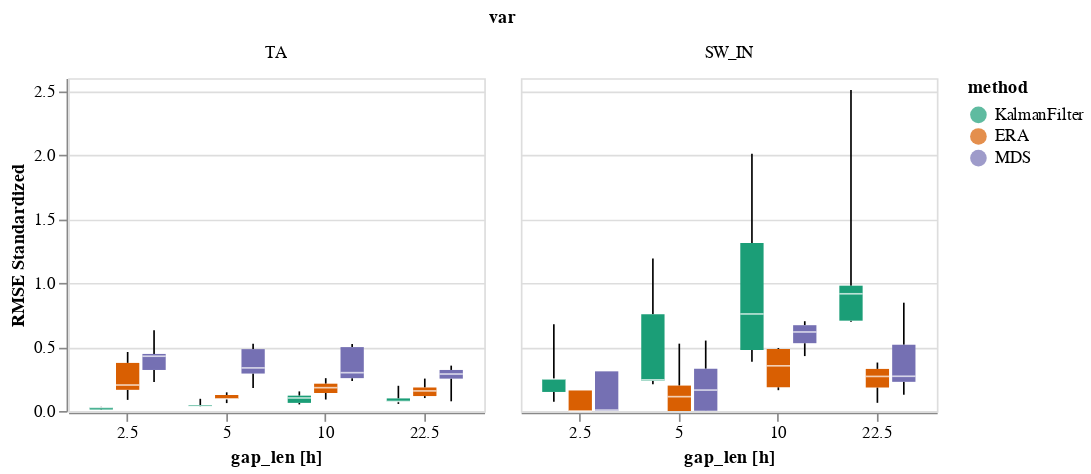

The cell this chart's notebook holds for it:
### Code cell
the_plot_stand2(data_results)

### Figure 1 — Vega-Lite specification as saved in the notebook (floating-point values rounded to 4 significant figures)
{"config": {"view": {"continuousWidth": 300, "continuousHeight": 300}}, "data": {"name": "data-9a5b4a35b5363ec98063dcc5ec299212"}, "facet": {"field": "var", "sort": ["TA", "SW_IN", "LW_IN", "VPD", "WS", "PA", "P"], "type": "ordinal"}, "spec": {"mark": {"type": "boxplot", "extent": "min-max"}, "encoding": {"color": {"field": "method", "scale": {"domain": ["KalmanFilter", "ERA", "MDS"], "scheme": "dark2"}, "type": "nominal"}, "x": {"axis": {"labelAngle": 0}, "field": "gap_len", "title": "gap_len [h]", "type": "nominal"}, "xOffset": {"field": "method", "scale": {"domain": ["KalmanFilter", "ERA", "MDS"]}, "sort": ["KalmanFilter", "ERA", "MDS"], "type": "ordinal"}, "y": {"axis": {"grid": true}, "field": "rmse_norm", "title": "RMSE Standardized", "type": "quantitative"}}, "height": 200, "width": 250}, "columns": 3, "$schema": "https://vega.github.io/schema/vega-lite/v5.2.0.json", "datasets": {"data-9a5b4a35b5363ec98063dcc5ec299212": [{"method": "KalmanFilter", "var": "TA", "gap_len": 2.5, "idx_rep": 0, "rmse": 0.2183, "rmse_norm": 0.02754}, {"method": "KalmanFilter", "var": "TA", "gap_len": 2.5, "idx_rep": 1, "rmse": 0.2589, "rmse_norm": 0.03267}, {"method": "KalmanFilter", "var": "TA", "gap_len": 2.5, "idx_rep": 2, "rmse": 0.09277, "rmse_norm": 0.01171}, {"method": "KalmanFilter", "var": "TA", "gap_len": 2.5, "idx_rep": 3, "rmse": 0.07547, "rmse_norm": 0.009523}, {"method": "KalmanFilter", "var": "TA", "gap_len": 2.5, "idx_rep": 4, "rmse": 0.2206, "rmse_norm": 0.02784}, {"method": "ERA", "var": "TA", "gap_len": 2.5, "idx_rep": 0, "rmse": 1.312, "rmse_norm": 0.1656}, {"method": "ERA", "var": "TA", "gap_len": 2.5, "idx_rep": 1, "rmse": 1.609, "rmse_norm": 0.203}, {"method": "ERA", "var": "TA", "gap_len": 2.5, "idx_rep": 2, "rmse": 3.655, "rmse_norm": 0.4612}, {"method": "ERA", "var": "TA", "gap_len": 2.5, "idx_rep": 3, "rmse": 0.6886, "rmse_norm": 0.08689}, {"method": "ERA", "var": "TA", "gap_len": 2.5, "idx_rep": 4, "rmse": 2.978, "rmse_norm": 0.3757}, {"method": "MDS", "var": "TA", "gap_len": 2.5, "idx_rep": 0, "rmse": 3.533, "rmse_norm": 0.4459}, {"method": "MDS", "var": "TA", "gap_len": 2.5, "idx_rep": 1, "rmse": 4.999, "rmse_norm": 0.6309}, {"method": "MDS", "var": "TA", "gap_len": 2.5, "idx_rep": 2, "rmse": 1.798, "rmse_norm": 0.2269}, {"method": "MDS", "var": "TA", "gap_len": 2.5, "idx_rep": 3, "rmse": 2.541, "rmse_norm": 0.3207}, {"method": "MDS", "var": "TA", "gap_len": 2.5, "idx_rep": 4, "rmse": 3.392, "rmse_norm": 0.4281}, {"method": "KalmanFilter", "var": "TA", "gap_len": 5.0, "idx_rep": 0, "rmse": 0.7558, "rmse_norm": 0.09537}, {"method": "KalmanFilter", "var": "TA", "gap_len": 5.0, "idx_rep": 1, "rmse": 0.2535, "rmse_norm": 0.03199}, {"method": "KalmanFilter", "var": "TA", "gap_len": 5.0, "idx_rep": 2, "rmse": 0.297, "rmse_norm": 0.03748}, {"method": "KalmanFilter", "var": "TA", "gap_len": 5.0, "idx_rep": 3, "rmse": 0.2997, "rmse_norm": 0.03781}, {"method": "KalmanFilter", "var": "TA", "gap_len": 5.0, "idx_rep": 4, "rmse": 0.3707, "rmse_norm": 0.04678}, {"method": "ERA", "var": "TA", "gap_len": 5.0, "idx_rep": 0, "rmse": 0.7428, "rmse_norm": 0.09373}, {"method": "ERA", "var": "TA", "gap_len": 5.0, "idx_rep": 1, "rmse": 1.156, "rmse_norm": 0.1459}, {"method": "ERA", "var": "TA", "gap_len": 5.0, "idx_rep": 2, "rmse": 0.7557, "rmse_norm": 0.09536}, {"method": "ERA", "var": "TA", "gap_len": 5.0, "idx_rep": 3, "rmse": 0.9922, "rmse_norm": 0.1252}, {"method": "ERA", "var": "TA", "gap_len": 5.0, "idx_rep": 4, "rmse": 0.4908, "rmse_norm": 0.06193}, {"method": "MDS", "var": "TA", "gap_len": 5.0, "idx_rep": 0, "rmse": 2.319, "rmse_norm": 0.2927}, {"method": "MDS", "var": "TA", "gap_len": 5.0, "idx_rep": 1, "rmse": 2.669, "rmse_norm": 0.3368}, {"method": "MDS", "var": "TA", "gap_len": 5.0, "idx_rep": 2, "rmse": 3.83, "rmse_norm": 0.4833}, {"method": "MDS", "var": "TA", "gap_len": 5.0, "idx_rep": 3, "rmse": 4.159, "rmse_norm": 0.5248}, {"method": "MDS", "var": "TA", "gap_len": 5.0, "idx_rep": 4, "rmse": 1.431, "rmse_norm": 0.1806}, {"method": "KalmanFilter", "var": "TA", "gap_len": 10.0, "idx_rep": 0, "rmse": 1.214, "rmse_norm": 0.1532}, {"method": "KalmanFilter", "var": "TA", "gap_len": 10.0, "idx_rep": 1, "rmse": 0.4086, "rmse_norm": 0.05156}, {"method": "KalmanFilter", "var": "TA", "gap_len": 10.0, "idx_rep": 2, "rmse": 0.8069, "rmse_norm": 0.1018}, {"method": "KalmanFilter", "var": "TA", "gap_len": 10.0, "idx_rep": 3, "rmse": 0.9503, "rmse_norm": 0.1199}, {"method": "KalmanFilter", "var": "TA", "gap_len": 10.0, "idx_rep": 4, "rmse": 0.5034, "rmse_norm": 0.06353}, {"method": "ERA", "var": "TA", "gap_len": 10.0, "idx_rep": 0, "rmse": 0.7116, "rmse_norm": 0.0898}, {"method": "ERA", "var": "TA", "gap_len": 10.0, "idx_rep": 1, "rmse": 1.444, "rmse_norm": 0.1823}, {"method": "ERA", "var": "TA", "gap_len": 10.0, "idx_rep": 2, "rmse": 2.033, "rmse_norm": 0.2565}, {"method": "ERA", "var": "TA", "gap_len": 10.0, "idx_rep": 3, "rmse": 1.691, "rmse_norm": 0.2133}, {"method": "ERA", "var": "TA", "gap_len": 10.0, "idx_rep": 4, "rmse": 1.116, "rmse_norm": 0.1409}, {"method": "MDS", "var": "TA", "gap_len": 10.0, "idx_rep": 0, "rmse": 4.151, "rmse_norm": 0.5239}, {"method": "MDS", "var": "TA", "gap_len": 10.0, "idx_rep": 1, "rmse": 2.035, "rmse_norm": 0.2568}, {"method": "MDS", "var": "TA", "gap_len": 10.0, "idx_rep": 2, "rmse": 1.864, "rmse_norm": 0.2352}, {"method": "MDS", "var": "TA", "gap_len": 10.0, "idx_rep": 3, "rmse": 3.956, "rmse_norm": 0.4992}, {"method": "MDS", "var": "TA", "gap_len": 10.0, "idx_rep": 4, "rmse": 2.373, "rmse_norm": 0.2994}, {"method": "KalmanFilter", "var": "TA", "gap_len": 22.5, "idx_rep": 0, "rmse": 1.562, "rmse_norm": 0.1971}, {"method": "KalmanFilter", "var": "TA", "gap_len": 22.5, "idx_rep": 1, "rmse": 0.4389, "rmse_norm": 0.05539}, {"method": "KalmanFilter", "var": "TA", "gap_len": 22.5, "idx_rep": 2, "rmse": 0.7794, "rmse_norm": 0.09836}, {"method": "KalmanFilter", "var": "TA", "gap_len": 22.5, "idx_rep": 3, "rmse": 0.5904, "rmse_norm": 0.07451}, {"method": "KalmanFilter", "var": "TA", "gap_len": 22.5, "idx_rep": 4, "rmse": 0.5896, "rmse_norm": 0.07441}, {"method": "ERA", "var": "TA", "gap_len": 22.5, "idx_rep": 0, "rmse": 1.244, "rmse_norm": 0.157}, {"method": "ERA", "var": "TA", "gap_len": 22.5, "idx_rep": 1, "rmse": 0.9254, "rmse_norm": 0.1168}, {"method": "ERA", "var": "TA", "gap_len": 22.5, "idx_rep": 2, "rmse": 1.456, "rmse_norm": 0.1837}, {"method": "ERA", "var": "TA", "gap_len": 22.5, "idx_rep": 3, "rmse": 0.8016, "rmse_norm": 0.1012}, {"method": "ERA", "var": "TA", "gap_len": 22.5, "idx_rep": 4, "rmse": 2.007, "rmse_norm": 0.2533}, {"method": "MDS", "var": "TA", "gap_len": 22.5, "idx_rep": 0, "rmse": 2.005, "rmse_norm": 0.253}, {"method": "MDS", "var": "TA", "gap_len": 22.5, "idx_rep": 1, "rmse": 2.29, "rmse_norm": 0.2889}, {"method": "MDS", "var": "TA", "gap_len": 22.5, "idx_rep": 2, "rmse": 2.542, "rmse_norm": 0.3207}, {"method": "MDS", "var": "TA", "gap_len": 22.5, "idx_rep": 3, "rmse": 0.6008, "rmse_norm": 0.07582}, {"method": "MDS", "var": "TA", "gap_len": 22.5, "idx_rep": 4, "rmse": 2.81, "rmse_norm": 0.3546}, {"method": "KalmanFilter", "var": "SW_IN", "gap_len": 2.5, "idx_rep": 0, "rmse": 14.66, "rmse_norm": 0.07188}, {"method": "KalmanFilter", "var": "SW_IN", "gap_len": 2.5, "idx_rep": 1, "rmse": 51.05, "rmse_norm": 0.2502}, {"method": "KalmanFilter", "var": "SW_IN", "gap_len": 2.5, "idx_rep": 2, "rmse": 51.05, "rmse_norm": 0.2502}, {"method": "KalmanFilter", "var": "SW_IN", "gap_len": 2.5, "idx_rep": 3, "rmse": 30.38, "rmse_norm": 0.1489}, {"method": "KalmanFilter", "var": "SW_IN", "gap_len": 2.5, "idx_rep": 4, "rmse": 138.4, "rmse_norm": 0.6785}, {"method": "ERA", "var": "SW_IN", "gap_len": 2.5, "idx_rep": 0, "rmse": 0.0, "rmse_norm": 0.0}, {"method": "ERA", "var": "SW_IN", "gap_len": 2.5, "idx_rep": 1, "rmse": 32.74, "rmse_norm": 0.1605}, {"method": "ERA", "var": "SW_IN", "gap_len": 2.5, "idx_rep": 2, "rmse": 32.74, "rmse_norm": 0.1605}, {"method": "ERA", "var": "SW_IN", "gap_len": 2.5, "idx_rep": 3, "rmse": 0.0, "rmse_norm": 0.0}, {"method": "ERA", "var": "SW_IN", "gap_len": 2.5, "idx_rep": 4, "rmse": 0.0, "rmse_norm": 0.0}, {"method": "MDS", "var": "SW_IN", "gap_len": 2.5, "idx_rep": 0, "rmse": 0.0, "rmse_norm": 0.0}, {"method": "MDS", "var": "SW_IN", "gap_len": 2.5, "idx_rep": 1, "rmse": 63.22, "rmse_norm": 0.3099}, {"method": "MDS", "var": "SW_IN", "gap_len": 2.5, "idx_rep": 2, "rmse": 63.22, "rmse_norm": 0.3099}, {"method": "MDS", "var": "SW_IN", "gap_len": 2.5, "idx_rep": 3, "rmse": 0.0, "rmse_norm": 0.0}, {"method": "MDS", "var": "SW_IN", "gap_len": 2.5, "idx_rep": 4, "rmse": 1.433, "rmse_norm": 0.007026}, {"method": "KalmanFilter", "var": "SW_IN", "gap_len": 5.0, "idx_rep": 0, "rmse": 243.0, "rmse_norm": 1.191}, {"method": "KalmanFilter", "var": "SW_IN", "gap_len": 5.0, "idx_rep": 1, "rmse": 154.3, "rmse_norm": 0.7563}, {"method": "KalmanFilter", "var": "SW_IN", "gap_len": 5.0, "idx_rep": 2, "rmse": 42.69, "rmse_norm": 0.2093}, {"method": "KalmanFilter", "var": "SW_IN", "gap_len": 5.0, "idx_rep": 3, "rmse": 49.65, "rmse_norm": 0.2434}, {"method": "KalmanFilter", "var": "SW_IN", "gap_len": 5.0, "idx_rep": 4, "rmse": 48.22, "rmse_norm": 0.2364}, {"method": "ERA", "var": "SW_IN", "gap_len": 5.0, "idx_rep": 0, "rmse": 107.3, "rmse_norm": 0.5262}, {"method": "ERA", "var": "SW_IN", "gap_len": 5.0, "idx_rep": 1, "rmse": 40.53, "rmse_norm": 0.1987}, {"method": "ERA", "var": "SW_IN", "gap_len": 5.0, "idx_rep": 2, "rmse": 22.86, "rmse_norm": 0.1121}, {"method": "ERA", "var": "SW_IN", "gap_len": 5.0, "idx_rep": 3, "rmse": 0.0, "rmse_norm": 0.0}, {"method": "ERA", "var": "SW_IN", "gap_len": 5.0, "idx_rep": 4, "rmse": 0.0, "rmse_norm": 0.0}, {"method": "MDS", "var": "SW_IN", "gap_len": 5.0, "idx_rep": 0, "rmse": 112.3, "rmse_norm": 0.5503}, {"method": "MDS", "var": "SW_IN", "gap_len": 5.0, "idx_rep": 1, "rmse": 67.42, "rmse_norm": 0.3305}, {"method": "MDS", "var": "SW_IN", "gap_len": 5.0, "idx_rep": 2, "rmse": 33.38, "rmse_norm": 0.1636}, {"method": "MDS", "var": "SW_IN", "gap_len": 5.0, "idx_rep": 3, "rmse": 0.0, "rmse_norm": 0.0}, {"method": "MDS", "var": "SW_IN", "gap_len": 5.0, "idx_rep": 4, "rmse": 0.2198, "rmse_norm": 0.001077}, {"method": "KalmanFilter", "var": "SW_IN", "gap_len": 10.0, "idx_rep": 0, "rmse": 410.1, "rmse_norm": 2.011}, {"method": "KalmanFilter", "var": "SW_IN", "gap_len": 10.0, "idx_rep": 1, "rmse": 97.34, "rmse_norm": 0.4771}, {"method": "KalmanFilter", "var": "SW_IN", "gap_len": 10.0, "idx_rep": 2, "rmse": 267.9, "rmse_norm": 1.313}, {"method": "KalmanFilter", "var": "SW_IN", "gap_len": 10.0, "idx_rep": 3, "rmse": 154.7, "rmse_norm": 0.7582}, {"method": "KalmanFilter", "var": "SW_IN", "gap_len": 10.0, "idx_rep": 4, "rmse": 78.57, "rmse_norm": 0.3851}, {"method": "ERA", "var": "SW_IN", "gap_len": 10.0, "idx_rep": 0, "rmse": 37.86, "rmse_norm": 0.1856}, {"method": "ERA", "var": "SW_IN", "gap_len": 10.0, "idx_rep": 1, "rmse": 72.05, "rmse_norm": 0.3532}, {"method": "ERA", "var": "SW_IN", "gap_len": 10.0, "idx_rep": 2, "rmse": 98.66, "rmse_norm": 0.4836}, {"method": "ERA", "var": "SW_IN", "gap_len": 10.0, "idx_rep": 3, "rmse": 100.3, "rmse_norm": 0.4919}, {"method": "ERA", "var": "SW_IN", "gap_len": 10.0, "idx_rep": 4, "rmse": 33.18, "rmse_norm": 0.1627}, {"method": "MDS", "var": "SW_IN", "gap_len": 10.0, "idx_rep": 0, "rmse": 136.8, "rmse_norm": 0.6704}, {"method": "MDS", "var": "SW_IN", "gap_len": 10.0, "idx_rep": 1, "rmse": 108.1, "rmse_norm": 0.5299}, {"method": "MDS", "var": "SW_IN", "gap_len": 10.0, "idx_rep": 2, "rmse": 143.1, "rmse_norm": 0.7016}, {"method": "MDS", "var": "SW_IN", "gap_len": 10.0, "idx_rep": 3, "rmse": 126.0, "rmse_norm": 0.6175}, {"method": "MDS", "var": "SW_IN", "gap_len": 10.0, "idx_rep": 4, "rmse": 87.55, "rmse_norm": 0.4291}, {"method": "KalmanFilter", "var": "SW_IN", "gap_len": 22.5, "idx_rep": 0, "rmse": 186.8, "rmse_norm": 0.9158}, {"method": "KalmanFilter", "var": "SW_IN", "gap_len": 22.5, "idx_rep": 1, "rmse": 142.2, "rmse_norm": 0.6973}, {"method": "KalmanFilter", "var": "SW_IN", "gap_len": 22.5, "idx_rep": 2, "rmse": 199.7, "rmse_norm": 0.979}, {"method": "KalmanFilter", "var": "SW_IN", "gap_len": 22.5, "idx_rep": 3, "rmse": 144.0, "rmse_norm": 0.7058}, {"method": "KalmanFilter", "var": "SW_IN", "gap_len": 22.5, "idx_rep": 4, "rmse": 511.6, "rmse_norm": 2.508}, {"method": "ERA", "var": "SW_IN", "gap_len": 22.5, "idx_rep": 0, "rmse": 37.45, "rmse_norm": 0.1836}, {"method": "ERA", "var": "SW_IN", "gap_len": 22.5, "idx_rep": 1, "rmse": 55.12, "rmse_norm": 0.2702}, {"method": "ERA", "var": "SW_IN", "gap_len": 22.5, "idx_rep": 2, "rmse": 67.09, "rmse_norm": 0.3289}, {"method": "ERA", "var": "SW_IN", "gap_len": 22.5, "idx_rep": 3, "rmse": 13.04, "rmse_norm": 0.06394}, {"method": "ERA", "var": "SW_IN", "gap_len": 22.5, "idx_rep": 4, "rmse": 77.26, "rmse_norm": 0.3787}, {"method": "MDS", "var": "SW_IN", "gap_len": 22.5, "idx_rep": 0, "rmse": 25.95, "rmse_norm": 0.1272}, {"method": "MDS", "var": "SW_IN", "gap_len": 22.5, "idx_rep": 1, "rmse": 55.38, "rmse_norm": 0.2715}, {"method": "MDS", "var": "SW_IN", "gap_len": 22.5, "idx_rep": 2, "rmse": 105.6, "rmse_norm": 0.5177}, {"method": "MDS", "var": "SW_IN", "gap_len": 22.5, "idx_rep": 3, "rmse": 46.51, "rmse_norm": 0.228}, {"method": "MDS", "var": "SW_IN", "gap_len": 22.5, "idx_rep": 4, "rmse": 172.6, "rmse_norm": 0.8461}]}}
